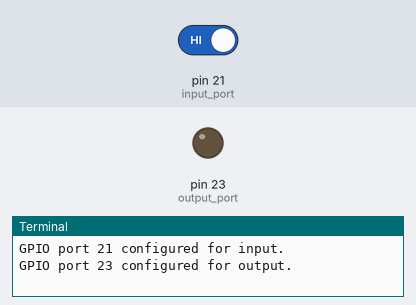
Bench run of a program on a simulated Raspberry Pi (header pin numbers). Parts: output pins drawn as LEDs (lit = HIGH), the last lines printed to the terminal. Inputs (shaded band) come from the test bench; at power-on: pin 21 (input_port) HIGH.

Above: at 1.2 s.
1.3 s: pin 21 (input_port) driven LOW
At 2.0 s:
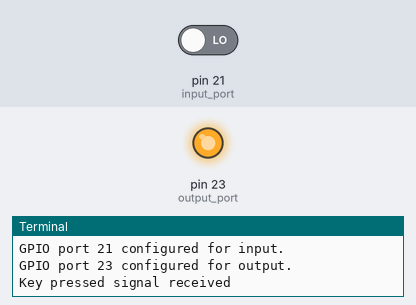
Timing chart, 0 to 4.3 s (numbered marks = the images above; inputs shaded):
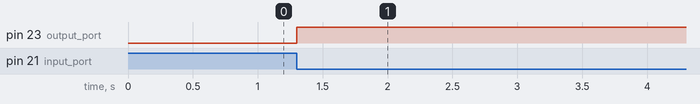

Measured:
- after the input at 1.3 s, pin 23 (output_port): LOW → HIGH at once

The program:

tasterleser.py
```python
#!/usr/bin/python3
import RPi.GPIO as GPIO
import time, sys, signal

def prepare_gpio():
    global led_status
    global input_port, output_port
    input_port = 21
    output_port = 23

    GPIO.setmode(GPIO.BOARD)
    led_status = 0
    GPIO.setup(input_port, GPIO.IN)
    print ("GPIO port " + str(input_port) + " configured for input.")
    GPIO.setup(output_port, GPIO.OUT)
    print ("GPIO port " + str(output_port) + " configured for output.")
    GPIO.output(output_port, led_status)

def switch_on(port):
    print ("Key pressed signal received")
    global led_status
    led_status = not led_status
    GPIO.output(output_port, led_status)

def reset(signal, frame):
    if not in_reset:
        global in_reset
        in_reset = True
        print ("")
        print ("Received signal: " + str(signal) + ", frame: " + str(frame))
        print ("Reset GPIO.")
        time.sleep(1)
        GPIO.cleanup()
        print ("Program exit.")
        sys.exit(130)

def process():
    while True:
        time.sleep(5)

def main():
    # CTRL-C signal handler to end program
    global in_reset
    in_reset = False
    signal.signal(signal.SIGINT, reset)

    # Configure input and output port
    prepare_gpio()

    # Callback for change GPIO input state
    GPIO.add_event_detect(input_port, GPIO.FALLING, bouncetime=200)
    GPIO.add_event_callback(input_port, switch_on)

    # Process input
    process()

if __name__ == "__main__":
    main()
```
